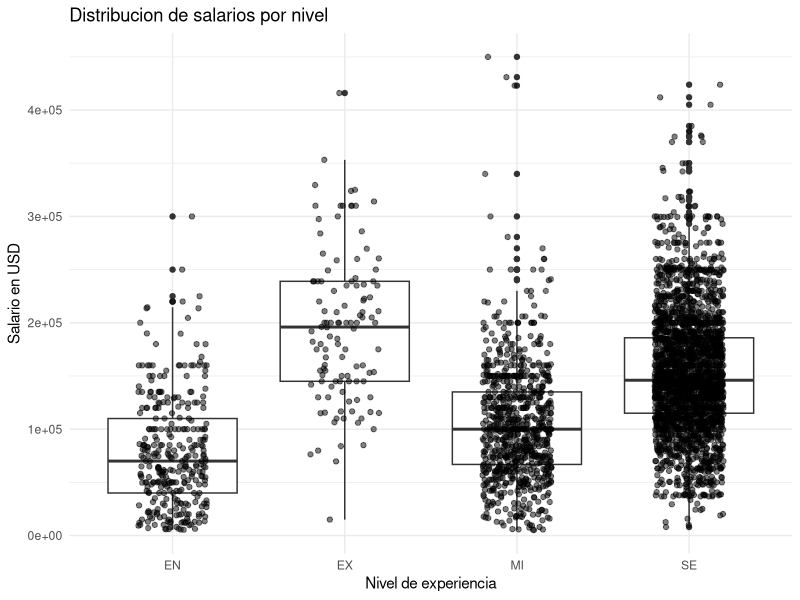
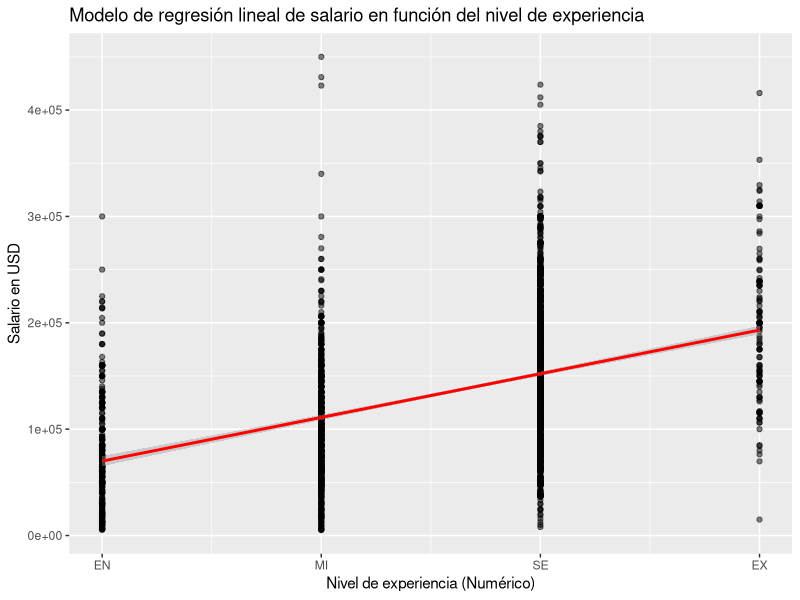

Here is the R script that generated these plots, in order:
# Cargar librerías necesarias
library(ggplot2)
# Cargar el CSV
df <- read.csv("ds_salaries.csv")
# Diagram de cajas
ggplot(df, aes(x = experience_level, y = salary_in_usd)) +
  geom_boxplot() +
  geom_jitter(width = 0.2, alpha = 0.5) +
  labs(title = "Distribucion de salarios por nivel",
       x = "Nivel de experiencia", y = "Salario en USD") +
  theme_minimal()

# Verificar las primeras filas del dataframe
head(df)
# Convertir la columna 'experience_level' a un factor y luego a un valor numérico
df$experience_level_num <- as.numeric(factor(df$experience_level,
                                             levels = c("EN", "MI", "SE", "EX"),
                                             labels = c(1, 2, 3, 4)))
# Verificar la transformación
table(df$experience_level, df$experience_level_num)
# Crear el modelo de regresión lineal
modelo <- lm(salary_in_usd ~ experience_level_num, data = df)
# Resumen del modelo
summary(modelo)
# Crear la gráfica
ggplot(df, aes(x = experience_level_num, y = salary_in_usd)) +
  geom_point(alpha = 0.5) +
  geom_smooth(method = "lm", col = "red") +
  labs(title = "Modelo de regresión lineal de salario en función del nivel de experiencia",
       x = "Nivel de experiencia (Numérico)",
       y = "Salario en USD") +
  scale_x_continuous(breaks = 1:4, labels = c("EN", "MI", "SE", "EX"))

